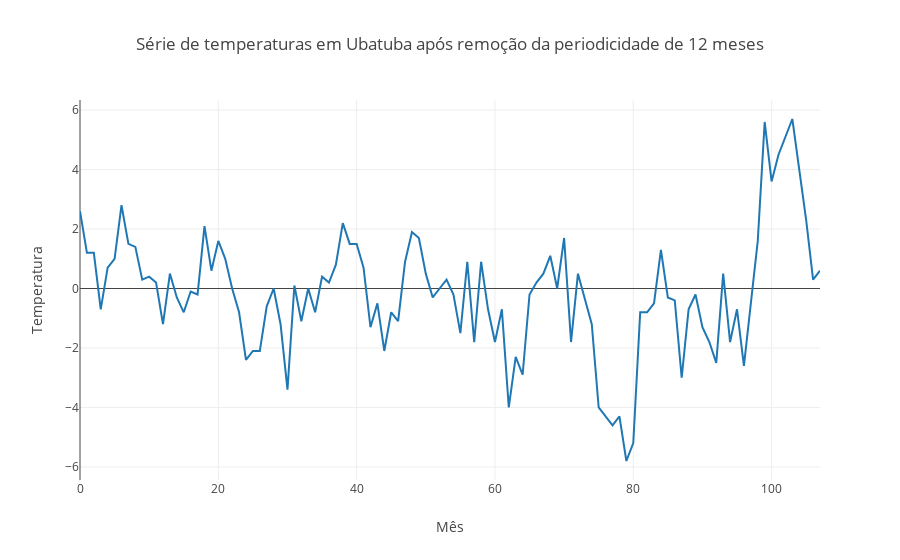

Notebook source saved alongside this figure:
### Code cell
print("**********************************************************************")
print(f"Aplicando filtro de diferenças na periodicidade de 12 meses para remover a seasonality")
print("**********************************************************************")

differenced = [t - ts_temperature[i-12] for i, t in enumerate(ts_temperature[12:])]
data = [go.Scatter(x=np.arange(len(differenced)), y=differenced, mode='lines', name="differenced series")]

layout = go.Layout(
    title='Série de temperaturas em Ubatuba após remoção da periodicidade de 12 meses',
    xaxis={'title':'Mês'},
    yaxis={'title':'Temperatura'}
)
fig = go.Figure(data=data, layout=layout)
py.iplot(fig)

print(f"Observa-se que a série tende à estacionariedade: o resultado do filtro não é ideal mas já possibilita uma análise rasoável")

### Figure 1 — Plotly figure (JSON) as saved in the notebook; plotly's stock layout.template omitted (floating-point values rounded to 4 significant figures)
{"data": [{"mode": "lines", "name": "differenced series", "type": "scatter", "uid": "53f99712-7330-4d71-b820-5d0c787b7da1", "x": [0, 1, 2, 3, 4, 5, 6, 7, 8, 9, 10, 11, 12, 13, 14, 15, 16, 17, 18, 19, 20, 21, 22, 23, 24, 25, 26, 27, 28, 29, 30, 31, 32, 33, 34, 35, 36, 37, 38, 39, 40, 41, 42, 43, 44, 45, 46, 47, 48, 49, 50, 51, 52, 53, 54, 55, 56, 57, 58, 59, 60, 61, 62, 63, 64, 65, 66, 67, 68, 69, 70, 71, 72, 73, 74, 75, 76, 77, 78, 79, 80, 81, 82, 83, 84, 85, 86, 87, 88, 89, 90, 91, 92, 93, 94, 95, 96, 97, 98, 99, 100, 101, 102, 103, 104, 105, 106, 107], "y": [2.6, 1.2, 1.2, -0.7, 0.7, 1, 2.8, 1.5, 1.4, 0.3, 0.4, 0.2, -1.2, 0.5, -0.3, -0.8, -0.1, -0.2, 2.1, 0.6, 1.6, 1, 0, -0.8, -2.4, -2.1, -2.1, -0.6, 0, -1.2, -3.4, 0.1, -1.1, 0, -0.8, 0.4, 0.2, 0.8, 2.2, 1.5, 1.5, 0.7, -1.3, -0.5, -2.1, -0.8, -1.1, 0.9, 1.9, 1.7, 0.5, -0.3, 0, 0.3, -0.2, -1.5, 0.9, -1.8, 0.9, -0.7, -1.8, -0.7, -4, -2.3, -2.9, -0.2, 0.2, 0.5, 1.1, 0, 1.7, -1.8, 0.5, -0.4, -1.2, -4, -4.3, -4.6, -4.3, -5.8, -5.2, -0.8, -0.8, -0.5, 1.3, -0.3, -0.4, -3, -0.7, -0.2, -1.3, -1.8, -2.5, 0.5, -1.8, -0.7, -2.6, -0.4, 1.6, 5.6, 3.6, 4.5, 5.1, 5.7, 4, 2.3, 0.3, 0.6]}], "layout": {"title": {"text": "Série de temperaturas em Ubatuba após remoção da periodicidade de 12 meses"}, "xaxis": {"title": {"text": "Mês"}}, "yaxis": {"title": {"text": "Temperatura"}}}}
